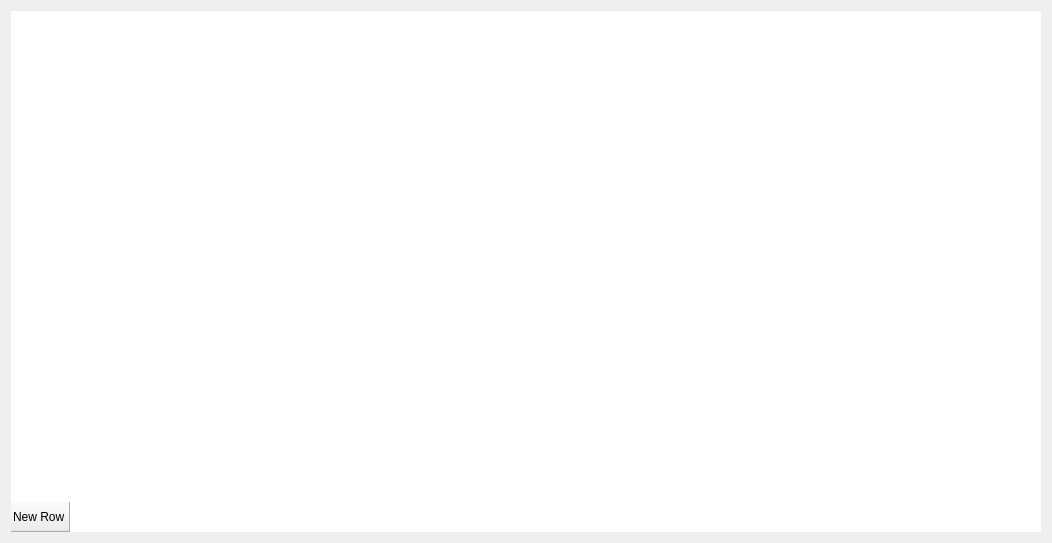
<?xml version="1.0" encoding="UTF-8"?>
<ui version="4.0">
 <class>FReportFromStoredProc</class>
 <widget class="QWidget" name="FReportFromStoredProc">
  <property name="geometry">
   <rect>
    <x>0</x>
    <y>0</y>
    <width>1052</width>
    <height>543</height>
   </rect>
  </property>
  <property name="windowTitle">
   <string>Form</string>
  </property>
  <layout class="QVBoxLayout" name="verticalLayout">
   <property name="spacing">
    <number>0</number>
   </property>
   <item>
    <widget class="EQTableWidget" name="tbl">
     <property name="frameShape">
      <enum>QFrame::NoFrame</enum>
     </property>
     <property name="editTriggers">
      <set>QAbstractItemView::NoEditTriggers</set>
     </property>
     <property name="selectionMode">
      <enum>QAbstractItemView::NoSelection</enum>
     </property>
    </widget>
   </item>
   <item>
    <widget class="QTableWidget" name="totals">
     <property name="maximumSize">
      <size>
       <width>16777215</width>
       <height>30</height>
      </size>
     </property>
     <property name="frameShape">
      <enum>QFrame::NoFrame</enum>
     </property>
     <property name="editTriggers">
      <set>QAbstractItemView::NoEditTriggers</set>
     </property>
     <property name="selectionMode">
      <enum>QAbstractItemView::NoSelection</enum>
     </property>
     <attribute name="horizontalHeaderVisible">
      <bool>false</bool>
     </attribute>
     <row>
      <property name="text">
       <string>New Row</string>
      </property>
     </row>
    </widget>
   </item>
  </layout>
 </widget>
 <customwidgets>
  <customwidget>
   <class>EQTableWidget</class>
   <extends>QTableWidget</extends>
   <header location="global">eqtablewidget.h</header>
  </customwidget>
 </customwidgets>
 <resources/>
 <connections/>
</ui>
